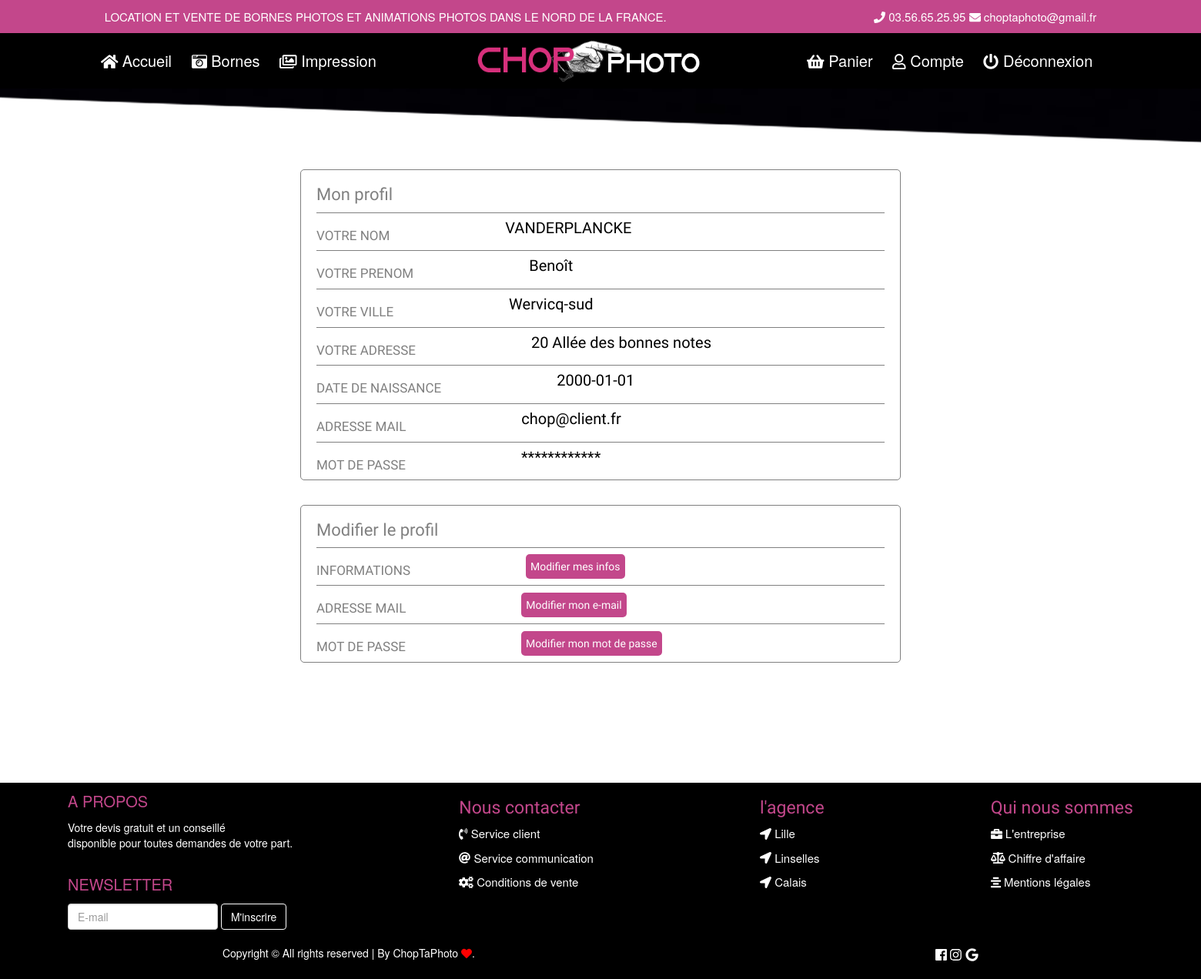
Page /index.php?page=indexinfocompte (signed in) on the committed database.
### tables this page shows
CREATE TABLE `users` (
  `id` int(11) NOT NULL,
  `nom` varchar(50) NOT NULL,
  `prenom` varchar(50) NOT NULL,
  `age` date NOT NULL,
  `adresse` varchar(255) NOT NULL,
  `ville` varchar(255) NOT NULL,
  `login` varchar(255) NOT NULL,
  `passwd` varchar(255) NOT NULL,
  `role` varchar(20) NOT NULL DEFAULT 'client',
  `civilité` varchar(25) NOT NULL
);

### index/INDEXP/indexinfocompte.php (the view, shortened to what this page needs)
<?php
require("params/BDD/bdd.php");
    $log = addslashes($_SESSION['login']);
    $req = "SELECT login, Nom, Prenom, ville, passwd, id, role, age, adresse FROM users WHERE login LIKE (\"$log\") ";
    $ORes = $bdd->query($req);
    while($usr = $ORes->fetch())
    {
        if($usr->role == "client")
            {
                ?>
                    <div class="tableinfo">
                    <h1>Mon profil</h1>
                    <div>
                        <h2>VOTRE NOM</h2>
                        <p><?php echo $usr->Nom; ?></p>
                    </div>
                    <div>
                        <h2>VOTRE PRENOM</h2>
                        <p><?php echo $usr->Prenom; ?></p>
                    </div>
                    <div>
                        <h2>VOTRE VILLE</h2>
                        <p><?php echo $usr->ville; ?></p>
                    </div>
                    <div>
                        <h2>VOTRE ADRESSE</h2>
                        <p><?php echo $usr->adresse; ?></p>
                    </div>
                    <div>
                        <h2>DATE DE NAISSANCE</h2>
                        <p><?php echo $usr->age; ?></p>
                    </div>
                    <div>
                        <h2>ADRESSE MAIL</h2>
                        <p><?php echo $usr->login;?></p>
                    </div>
                    <div>
                        <h2>MOT DE PASSE</h2>
                        <p>************</p>
                    </div>
                    </div>
                    <div class="tableupdate">
                    <h1>Modifier le profil</h1>
                    <div>
                        <h2>INFORMATIONS</h2>
                        <a href="index.php?page=modificationinfos" ><button type="submit" class="btn btn-primary form-group">Modifier mes infos</button></a>
                    </div>
                    <div>
                        <h2>ADRESSE MAIL</h2>
                        <a href="index.php?page=modificationemail" ><button type="submit" class="btn btn-primary form-group">Modifier mon e-mail</button></a>
                    </div>
                    <div>
                        <h2>MOT DE PASSE</h2>
                        <a href="index.php?page=modificationpassword" ><button type="submit" class="btn btn-primary form-group">Modifier mon mot de passe</button></a>
                    </div>
                    </div>
                <?php
            }
                ?>
                <?php
        }

### css/mainindexinfocompte.css (style rules this page uses)
a { color : rgb(0,0,0); }
.tableinfo { margin: 0% 25% 0% 25%; border: solid 1px gray; border-radius: 5px; display: flex; flex-direction: column; font-family : 'Yanone Kaffeesatz',sans-serif; }
.tableinfo div { display: flex; margin: 0 20px 0 20px; border-top: gray solid 1px; align-items: center; }
.tableinfo h1 { margin-left: 20px; color: gray; display: flex; align-items: center; font-size: 22px; }
.tableinfo h2 { font-size: 17px; color: gray; display: flex; align-items: center; }
.tableinfo p { font-size: 20px; color: black; display: flex; align-items: center; margin-left: 150px; }
.tableupdate { margin: 2% 25% 10% 25%; border: solid 1px gray; border-radius: 5px; display: flex; flex-direction: column; font-family : 'Yanone Kaffeesatz',sans-serif; }
.tableupdate div { display: flex; margin: 0 20px 0 20px; border-top: gray solid 1px; align-items: center; }
.tableupdate h1 { margin-left: 20px; color: gray; display: flex; align-items: center; font-size: 22px; }
.tableupdate h2 { font-size: 17px; color: gray; display: flex; align-items: center; }
.tableupdate button { margin-left: 150px; border-radius: 5px; background-color: rgba(195,71,139,1.00); color: white; border: solid 0; padding: 6px; }
.btn { border : 0; border : 1px solid rgb(255,255,255); color : rgb(255,255,255); background-color : rgb(0,0,0); }

### rows in the picture
users: nom "VANDERPLANCKE", prenom "Benoît", ville "Wervicq-sud", adresse "20 Allée des bonnes notes", age "2000-01-01", login "chop@client.fr"
